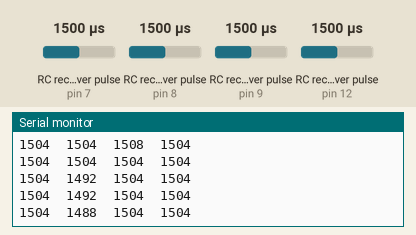
Bench run of a sketch on a simulated Arduino Uno, built with avr-gcc and run on an emulated ATmega328P. Shown: the last lines printed to the serial monitor. Wiring (inferred from the names in the program): 4 × RC receiver channel: data pin 7 / data pin 8 / data pin 9 / data pin 12. Inputs (shaded band) come from the test bench; at power-on: RC receiver pulse (sensors on pin 7, pin 8, pin 9, pin 12) 1500 µs.

Above: at 1.2 s.
1.3 s: RC receiver pulse (sensor on pin 7) set to 1020 µs
At 2.3 s:
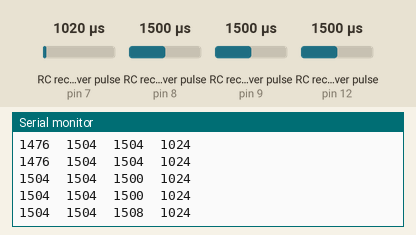
2.8 s: RC receiver pulse (sensor on pin 8) set to 1020 µs
At 3.3 s:
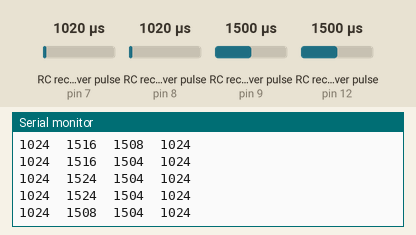
4.3 s: RC receiver pulse (sensor on pin 9) set to 1750 µs
At 5.4 s:
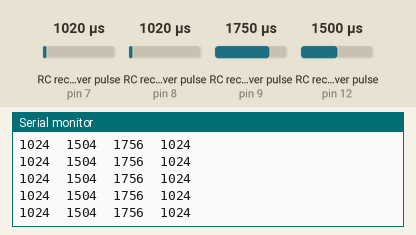
7.3 s: RC receiver pulse (sensor on pin 12) set to 1020 µs
At 8.0 s:
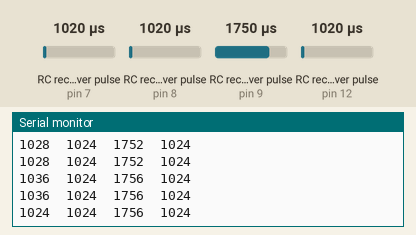
8.8 s: RC receiver pulse (sensor on pin 7) set to 1250 µs
At 9.8 s:
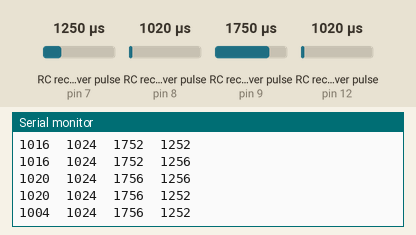
10.3 s: RC receiver pulse (sensor on pin 8) set to 1250 µs
At 10.8 s:
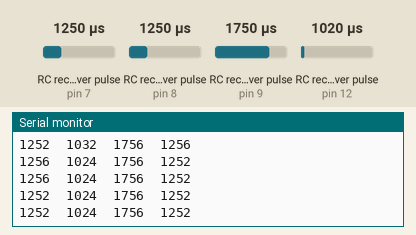
Timing chart, 0 to 12.8 s (numbered marks = the images above; inputs shaded):
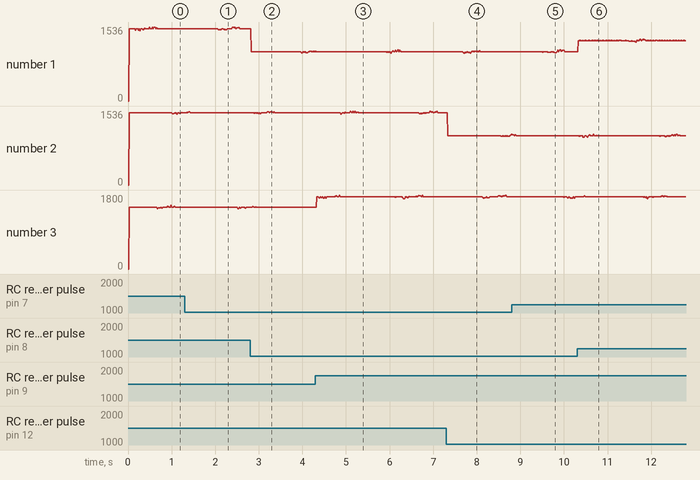

The sketch:

MandoRC_sin_procesar.ino
```cpp
/*
   Leer emisora radio control (datos raw o sin procesar)
   Más información en https://arduproject.es/mando-rc-y-receptor-programacion-en-arduino-sketch/
*/

// Declaración de pines
#define pin_INT_Throttle 8 // Pin Throttle del mando RC
#define pin_INT_Yaw 7      // Pin Yaw del mando RC
#define pin_INT_Pitch 12   // Pin Pitch del mando RC
#define pin_INT_Roll 9     // Pin Roll del mando RC

#include <EnableInterrupt.h>
long loop_timer, tiempo_ejecucion;

// INTERRUPCIÓN MANDO RC --> THROTTLE
volatile long Throttle_HIGH_us;
volatile int RC_Throttle_raw;
void INT_Throttle() {
  if (digitalRead(pin_INT_Throttle) == HIGH) Throttle_HIGH_us = micros();
  if (digitalRead(pin_INT_Throttle) == LOW)  RC_Throttle_raw  = micros() - Throttle_HIGH_us;
}

// INTERRUPCIÓN MANDO RC --> PITCH
volatile long Pitch_HIGH_us;
volatile int RC_Pitch_raw;
void INT_Pitch() {
  if (digitalRead(pin_INT_Pitch) == HIGH) Pitch_HIGH_us = micros();
  if (digitalRead(pin_INT_Pitch) == LOW)  RC_Pitch_raw  = micros() - Pitch_HIGH_us;
}

// INTERRUPCIÓN MANDO RC --> ROLL
volatile long Roll_HIGH_us;
volatile int RC_Roll_raw;
void INT_Roll() {
  if (digitalRead(pin_INT_Roll) == HIGH) Roll_HIGH_us = micros();
  if (digitalRead(pin_INT_Roll) == LOW)  RC_Roll_raw  = micros() - Roll_HIGH_us;
}

// INTERRUPCIÓN MANDO RC --> YAW
volatile long Yaw_HIGH_us;
volatile int RC_Yaw_raw;
void INT_Yaw() {
  if (digitalRead(pin_INT_Yaw) == HIGH) Yaw_HIGH_us = micros();
  if (digitalRead(pin_INT_Yaw) == LOW)  RC_Yaw_raw  = micros() - Yaw_HIGH_us;
}

void setup() {
  // Declaración de interrupciones
  pinMode(pin_INT_Yaw, INPUT_PULLUP);                   // YAW
  enableInterrupt(pin_INT_Yaw, INT_Yaw, CHANGE);
  pinMode(pin_INT_Throttle, INPUT_PULLUP);              // POTENCIA
  enableInterrupt(pin_INT_Throttle, INT_Throttle, CHANGE);
  pinMode(pin_INT_Pitch, INPUT_PULLUP);                 // PITCH
  enableInterrupt(pin_INT_Pitch, INT_Pitch, CHANGE);
  pinMode(pin_INT_Roll, INPUT_PULLUP);                  // ROLL
  enableInterrupt(pin_INT_Roll, INT_Roll, CHANGE);

  // Serial.begin()
  Serial.begin(115200);
}

void loop() {
  // Nuevo ciclo
  while (micros() - loop_timer < 10000);
  tiempo_ejecucion = (micros() - loop_timer) / 1000;
  loop_timer = micros();

  // Monitor Serie
  Serial.print(RC_Throttle_raw);
  Serial.print("\t");
  Serial.print(RC_Pitch_raw);
  Serial.print("\t");
  Serial.print(RC_Roll_raw);
  Serial.print("\t");
  Serial.println(RC_Yaw_raw);
}
```

Measured:
- after the input at 1.3 s, the serial monitor: prints a new line at once (image 1)
